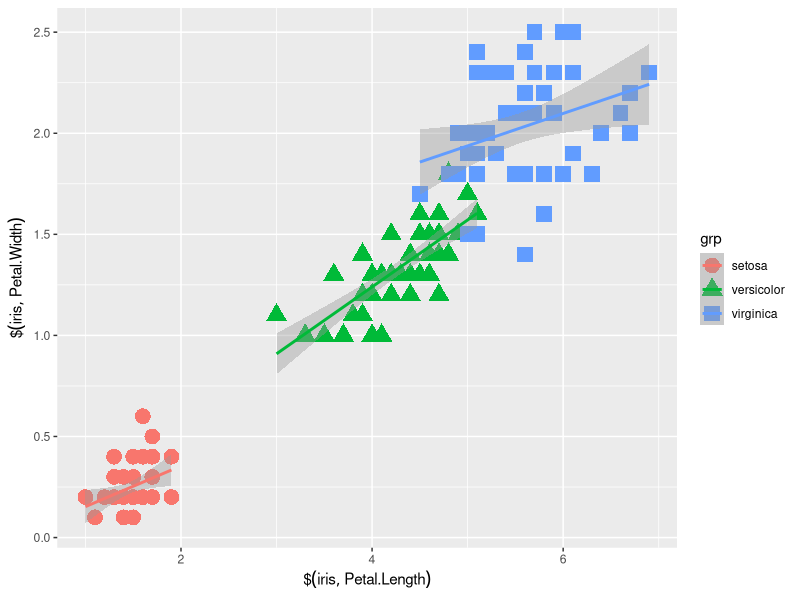
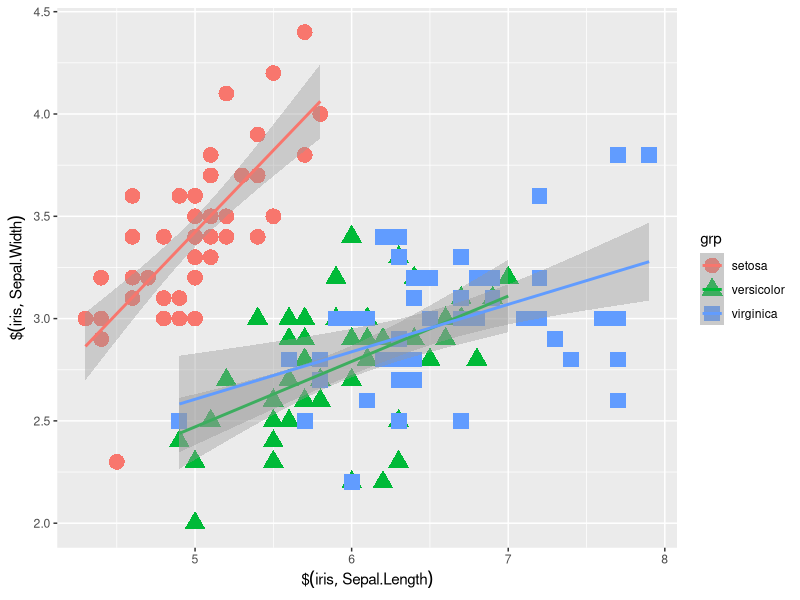
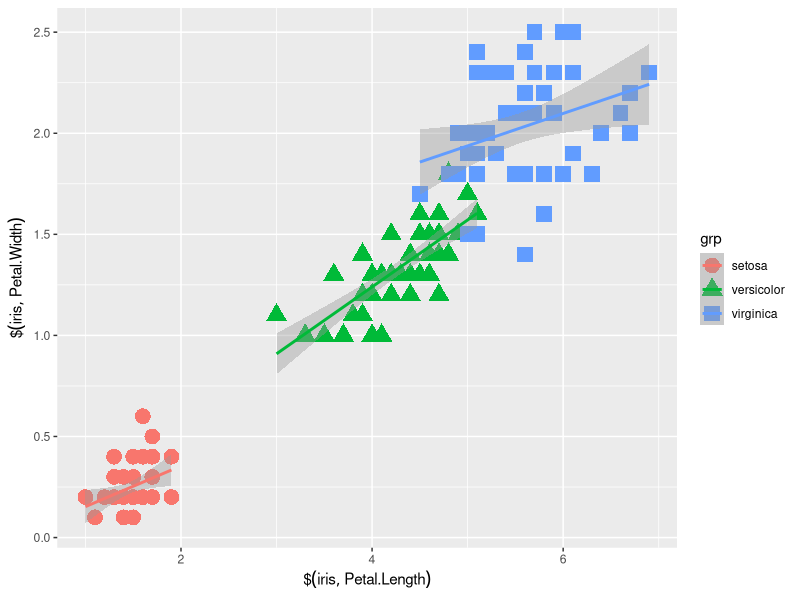
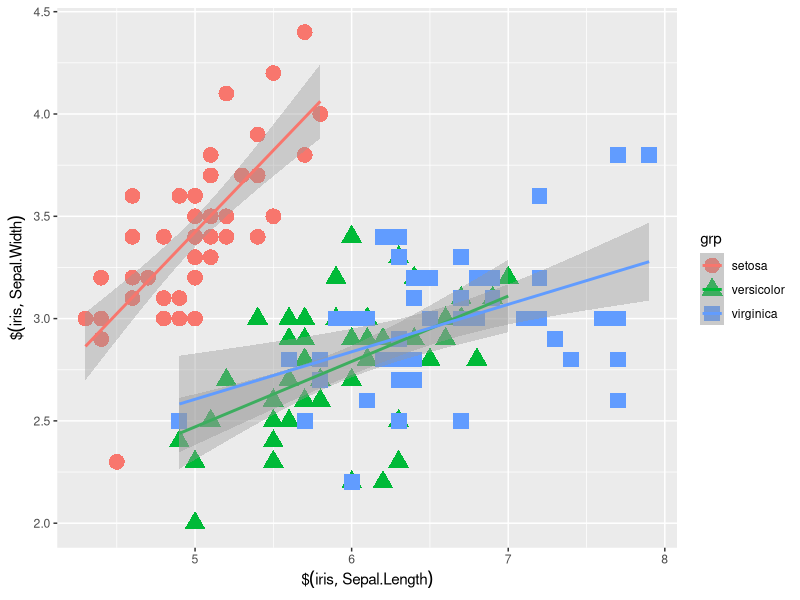

Write R code to recreate these figures, in order.
## ---- chunk 1
options(repos="http://cran.rstudio.com/")
if(!require("ggplot2")){
  install.packages("ggplot2")
}
library("ggplot2")
## ---- chunk 2
hw<-function(){
  print("Hello, World")
}

hw()
## ---- chunk 3
p<-function(my_text){
  print(my_text)
}

p("Hello, world")
p("Hola, mundo")
p("Howdy, Texas")
## ---- chunk 4
myplot<-function(x,y,grp,file){
  my_p<-ggplot(data.frame(x,y,grp),aes(x=x,y=y)) +
            geom_point(aes(color=grp, shape=grp),size=5) +
            geom_smooth(method="lm",aes(colour=grp))+
            labs(x=substitute(x),y=substitute(y))
  ggsave(my_p,file=file)
  return(my_p)
}

myplot(iris$Petal.Length,iris$Petal.Width,iris$Species,"petal_petal.jpg")
myplot(iris$Sepal.Length,iris$Sepal.Width,iris$Species,"sepal_l_petal_w.jpg")
## ---- chunk 5
odd_even<-function(num){
  if(num %% 2 == 0){
    print("EVEN")
  } else {
    print("ODD")
  }
}

odd_even(27)
odd_even(34)
## ---- chunk 6
plus_minus<-function(num){
  if(num>0){
    print("plus")
  } else if (num < 0) {
    print("minus")
  } else {
    print("zero")
  }
}
 
plus_minus(198)
plus_minus(-44)
plus_minus(37*0)
## ---- chunk 7
sum_vec<-function(vec){
  j<-0
  for(i in vec){
    j<-i+j
    print(j)
  }
}

sum_vec(1:2)
sum_vec(1:10)
## ---- chunk 8
# A simple vectorize operation
x<-1:100
y<-100:1
z<-x+y
z
## ---- chunk 9
#We will assume vectors of the same length...
add_vecs<-function(vec1,vec2){
  out<-NULL
  for(i in 1:length(vec1)){
    out[i]<-vec1[i]+vec2[i]
  }
  out
}
add_vecs(x,y)
## ---- chunk 10
large_vec1<-as.numeric(1:100000)
large_vec2<-as.numeric(100000:1)
#Different speed
vec_time<-system.time(large_vec1+large_vec2)
loop_time<-system.time(add_vecs(large_vec1,large_vec2))
vec_time
loop_time
## ---- chunk 11
#We will assume vectors of the same length...
add_vecs2<-function(vec1,vec2){
  out<-vector("numeric",length(vec1))
  for(i in 1:length(vec1)){
    out[i]<-vec1[i]+vec2[i]
  }
  out
}

system.time(add_vecs2(large_vec1,large_vec2))
## ---- chunk 12
odd_even<-function(num){
  if(num %% 2 == 0){
    return("EVEN")
  } 
  return("ODD")
}
## ---- chunk 13
sum_vec<-function(vec){
  j<-0
  for(i in vec){
    j<-i+j
  }
  return(j)
}
## ---- chunk 14

